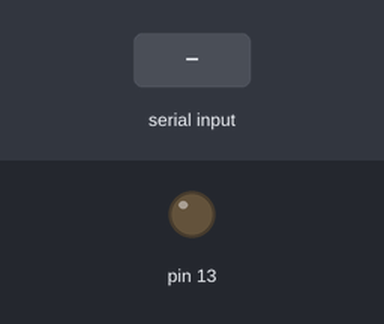
The sketch below on a simulated Arduino Uno, built with avr-gcc and run on an emulated ATmega328P. Parts: output pins drawn as LEDs (lit = HIGH). The test bench sets the inputs (shaded band). What the sketch prints to the serial monitor is not drawn.

Above: at 1.2 s.
1.3 s: "1" received over Serial
At 2.5 s:
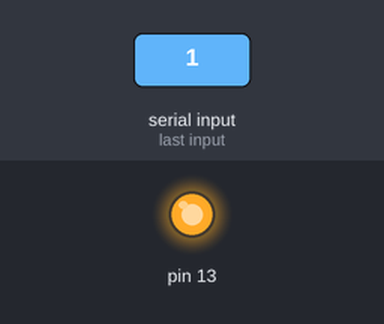
2.8 s: "1" received over the second serial link
Timing chart, 0 to 5.8 s (numbered marks = the images above; inputs shaded):
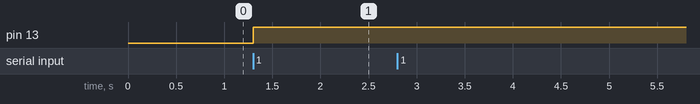

The sketch:

ArdunioasUSBTTL.ino
```cpp
#include <AltSoftSerial.h>

// AltSoftSerial always uses these pins:
//
// Board          Transmit  Receive   PWM Unusable
// -----          --------  -------   ------------
// Teensy 3.0 & 3.1  21        20         22
// Teensy 2.0         9        10       (none)
// Teensy++ 2.0      25         4       26, 27
// Arduino Uno        9         8         10
// Arduino Leonardo   5        13       (none)
// Arduino Mega      46        48       44, 45
// Wiring-S           5         6          4
// Sanguino          13        14         12

AltSoftSerial altSerial;

void setup() {
  Serial.begin(8192);
  while (!Serial) ; // wait for Arduino Serial Monitor to open
  //Serial.println("AltSoftSerial Test Begin");
  altSerial.begin(8192);
  //altSerial.println("Hello World");
      pinMode(13,OUTPUT);
    //pinMode(2,INPUT);

    digitalWrite(13, LOW);
}

void loop() {
  char c;

  if (Serial.available()) {
   // c = Serial.read();
   // altSerial.print(Serial.read());
   altSerial.write(Serial.read());
    digitalWrite(13, HIGH);
  }
  if (altSerial.available()) {
    //c = altSerial.read();
    //Serial.print(c);
    Serial.write(altSerial.read());
  }
}
```

Measured:
- after the input at 1.3 s, pin 13: LOW → HIGH at once
- after the input at 2.8 s, every drawn part: stays the same
